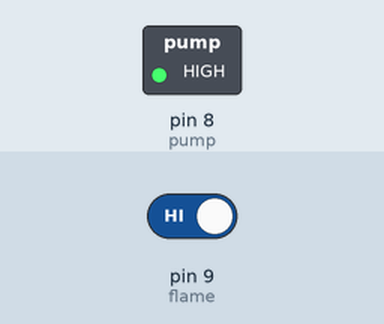
A sketch run on a simulated Arduino Uno, built with avr-gcc and run on an emulated ATmega328P. On the bench: switched loads named in the sketch (green lamp = pin HIGH). Inputs (shaded band) come from the test bench; at power-on: pin 9 (flame) HIGH.

Above: at 1.2 s.
1.3 s: pin 9 (flame) driven LOW
At 1.8 s:
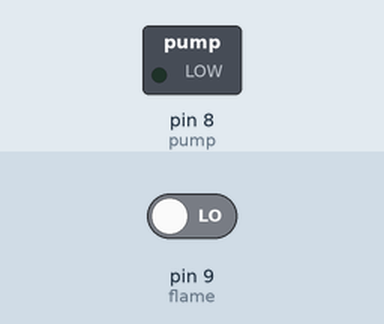
2.8 s: pin 9 (flame) driven HIGH
At 4.1 s:
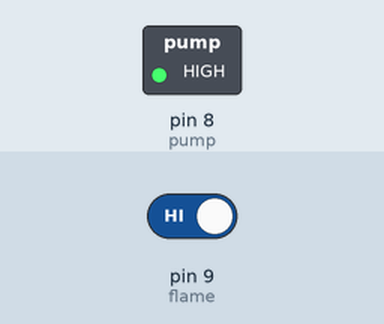
Timing chart, 0 to 5.8 s (numbered marks = the images above; inputs shaded):
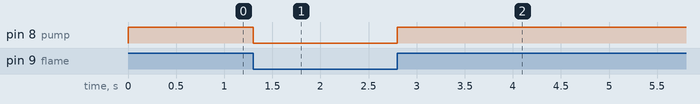

The sketch:

Smart_Fire_Extinguisher.ino
```cpp
// (licence header left out)
// =============================
// Pin Definitions
// =============================
int flame = 9;    // Flame sensor digital output connected to Pin 9
int pump = 8;     // Relay module controlling water pump connected to Pin 8

void setup() {

  // Configure pin modes
  pinMode(flame, INPUT);
  pinMode(pump, OUTPUT);

  // Ensure pump is OFF initially (Active LOW relay)
  digitalWrite(pump, HIGH);
}

void loop() {

  // Read flame sensor state
  int flameState = digitalRead(flame);

  // =============================
  // Fire Detection Logic
  // =============================
  // Most flame sensor modules are Active LOW:
  // LOW  → Fire detected
  // HIGH → No fire

  if (flameState == LOW) {

    // Fire detected → Turn ON pump
    // Relay is Active LOW
    digitalWrite(pump, LOW);
  }
  else {

    // No fire → Turn OFF pump
    digitalWrite(pump, HIGH);
  }
}
```

Measured:
- after the input at 1.3 s, pin 8 (pump): HIGH → LOW at once
- after the input at 2.8 s, pin 8 (pump): LOW → HIGH at once
